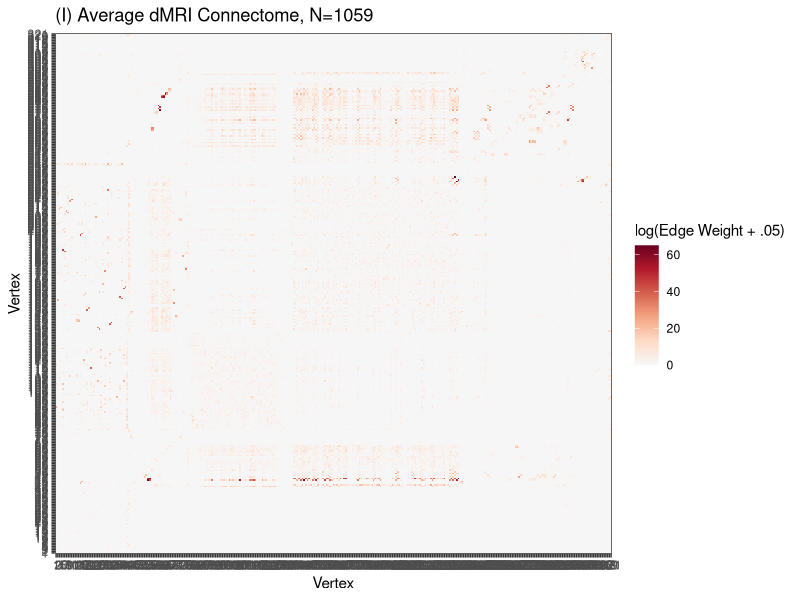

R code for this plot: (Note: this script raises an error after producing the figure.)
## ---- chunk 1
require(ggplot2)
require(gridExtra)
require(grid)
require(tidyverse)
require(kableExtra)
require(gtable)
require(circlize)
require(igraph)
require(data.table)
## ---- chunk 2
dros.gr <- read_csv('./data/dros_edges.csv') %>%
  mutate(Homophilic=factor(ifelse(Homophilic == 1, "Within-Hemisphere", "Between-Hemisphere")),
         Homotopic=factor(ifelse(Homotopic == 1, "Homotopic", "Heterotopic")))

pow.cols <- c('#f7f6f6', '#f7f5f4', '#f8f4f2', '#f8f3f0', '#f8f1ed', '#f9f0eb', '#f9efe9', '#f9eee7', '#f9ebe3', '#faeae1', '#fae9df', '#fae8de', '#fbe6da', '#fbe5d8', '#fbe4d6', '#fce2d2', '#fce0d0', '#fcdfcf', '#fcdecd', '#fddcc9', '#fddbc7', '#fdd9c4', '#fcd7c2', '#fcd3bc', '#fbd0b9', '#fbceb7', '#fbccb4', '#fac8af', '#f9c6ac', '#f9c4a9', '#f8bfa4', '#f8bda1', '#f8bb9e', '#f7b99c', '#f7b596', '#f6b394', '#f6b191', '#f6af8e', '#f5aa89', '#f5a886', '#f4a683', '#f3a481', '#f19e7d', '#f09c7b', '#ef9979', '#ec9374', '#eb9172', '#ea8e70', '#e98b6e', '#e6866a', '#e58368', '#e48066', '#e37e64', '#e17860', '#df765e', '#de735c', '#dd7059', '#db6b55', '#da6853', '#d86551', '#d6604d', '#d55d4c', '#d35a4a', '#d25849', '#cf5246', '#ce4f45', '#cc4c44', '#cb4942', '#c84440', '#c6413e', '#c53e3d', '#c43b3c', '#c13639', '#bf3338', '#be3036', '#bb2a34', '#ba2832', '#b82531', '#b72230', '#b41c2d', '#b3192c', '#b1182b', '#ae172a', '#a81529', '#a51429', '#a21328', '#9f1228', '#991027', '#960f27', '#930e26', '#8d0c25', '#8a0b25', '#870a24', '#840924', '#7f0823', '#7c0722', '#790622', '#760521', '#700320', '#6d0220', '#6a011f')
## ---- chunk 3
dros.gr.plt <- ggplot(data=dros.gr, 
                        mapping=aes(x=factor(Row), y=factor(Column), fill=Value)) +
   geom_tile() + 
   xlab("Vertex") + 
   ylab("Vertex") + 
   scale_fill_gradientn(colors=pow.cols, name="log(Edge Weight + .05)") + 
   scale_x_discrete(expand=c(0,0)) + 
   scale_y_discrete(expand=c(0,0)) + 
   theme_bw() + 
   ggtitle("(I) Average dMRI Connectome, N=1059")
## ---- chunk 4
line.cols <- c("Within-Hemisphere"="purple", "Between-Hemisphere"="darkgreen")
block.edge.plt <- ggplot(dmri.graphs, aes(log(Value + .5), color=Block, group=ID)) +
  geom_density(aes(y=..scaled.., group=ID), size=.02, alpha=.1) +
  theme_bw() +
  ylab("Relative Density") +
  scale_color_manual(values=line.cols, name='Block') +
  scale_x_continuous(breaks=c(0, 5, 10)) +
  facet_grid('.~Block') +
  xlab("log(Edge Weight + .5)") +
  ggtitle("(II) Density Estimate of Homophilic Communities") +
  guides(color=FALSE)
